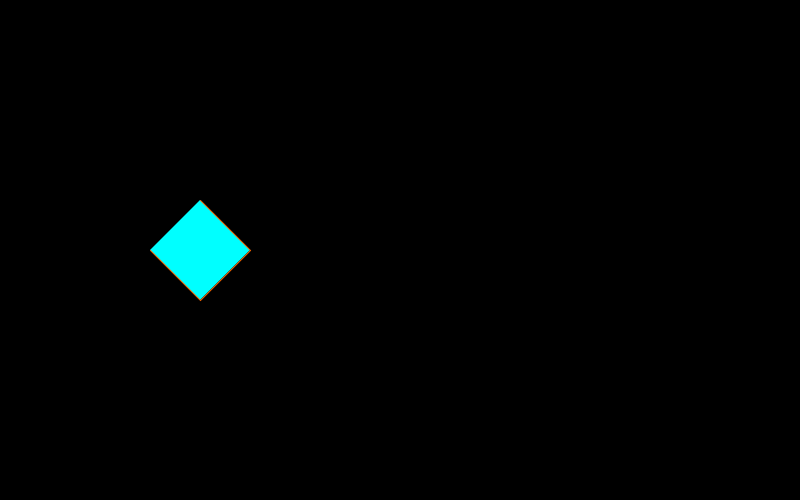
Frame 1 (no input)
Frame 60 (the mouse pressed at the canvas centre just before this capture): identical to frame 1, image omitted
Frame 120 (the mouse held since frame 60 and released just before this capture): identical to frame 1, image omitted

The Processing sketch that drew this single still picture (run headless with seeded random() and noise(); from frame 60 on, the mouse is pressed at the canvas centre):

// Processing sketch: DropWithEasing
// ── DropWithEasing.pde
float posX = 200;
float posY = 200;
float easeX;
float easeY;
boolean bEasing;
float epsilon = 0.01;
// pmouseX/Y has strange behavior in mouseDragged...
int prevMouseX;
int prevMouseY;

void setup() {
  size(800, 500);
  smooth();
}

void draw() {
  background(0);
  strokeWeight(1);
  fill(0, 255, 255);
  stroke(255, 102, 0);

  if (bEasing) {
    easeX *= 0.8;
    easeY *= 0.8;
    if (easeX < epsilon || easeY < epsilon) {
      bEasing = false;
      easeX = 0;
      easeY = 0;
    }
  }
  
//  pushMatrix();
  
  show("A " + mouseX);
  posX += easeX;
  posY += easeY;
//  translate(posX, posY);

  show("B " + mouseX);
  // Better draw at origin
  beginShape();
  vertex(posX +  0, posY +  0);
  vertex(posX + 50, posY + 50);
  vertex(posX +  0, posY +100);
  vertex(posX +-50, posY + 50);
  endShape();
  
//  popMatrix(); // Normally not necessary, but it isn't reset when mouseDragged is called!
  show("C " + mouseX);
}
void show(String m) { if (mousePressed) println(m); }

void mousePressed() {
  prevMouseX = mouseX;
  prevMouseY = mouseY;
}

void mouseDragged() {
  easeX = mouseX - prevMouseX;
  easeY = mouseY - prevMouseY;
  println(easeX + " " + mouseX + " " + prevMouseX);
  prevMouseX = mouseX;
  prevMouseY = mouseY;
}

void mouseReleased() {
  bEasing = true;
}
